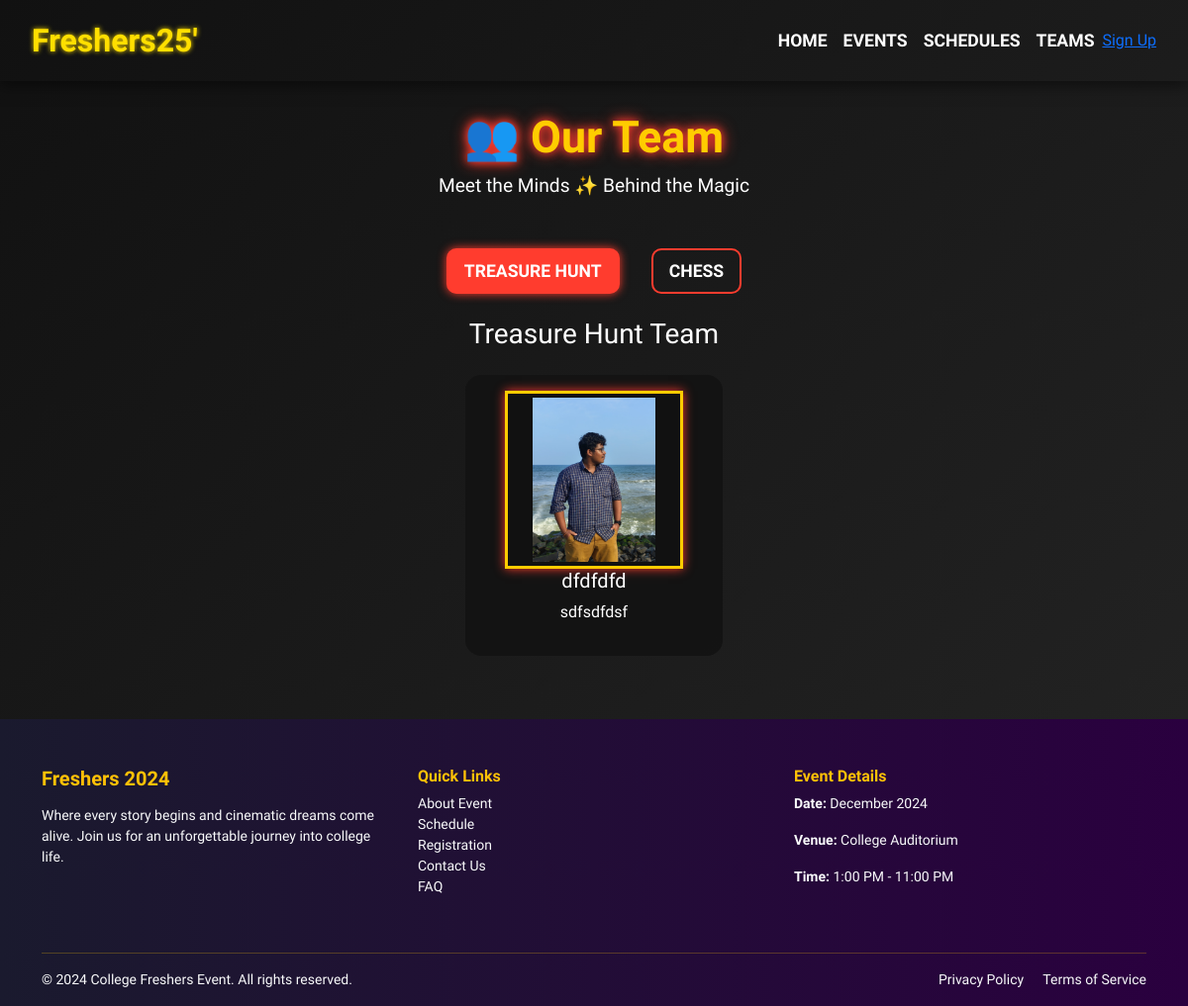
Page /teams/ on the earlier database version.
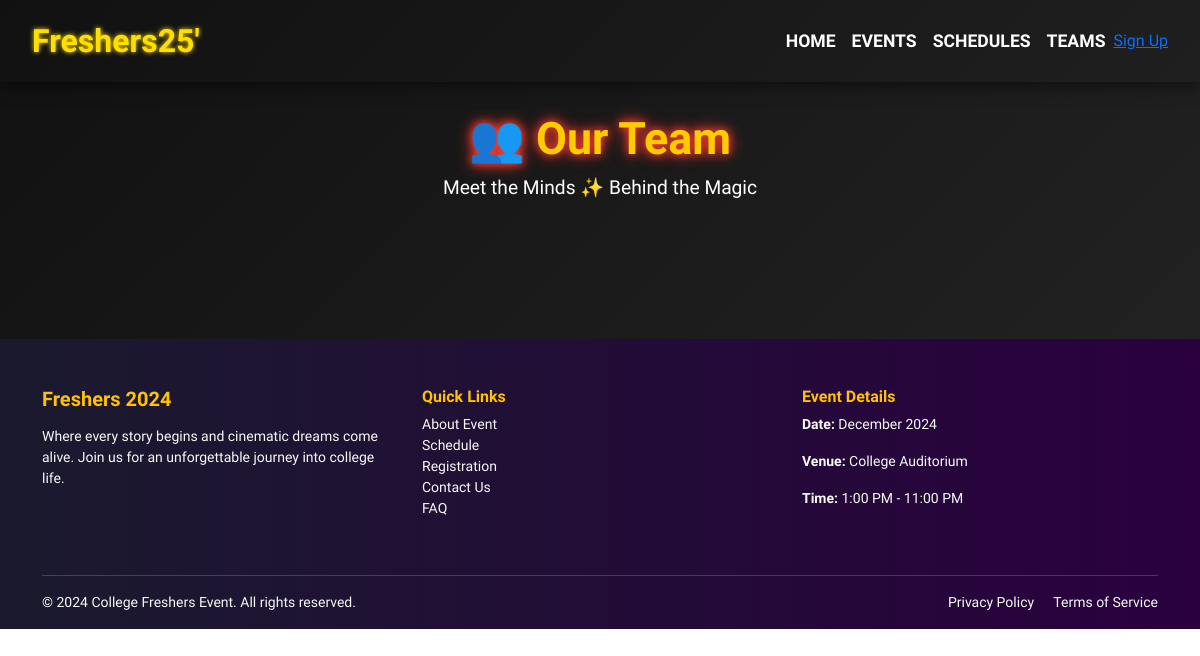
Same page on the later database version.
### freshersapp/models.py (models this page shows, shortened)
class Event(models.Model):
    title = models.CharField(max_length=255)
    club = models.CharField(max_length=100, null=True, blank=True)
    description = models.TextField()
    date = models.DateField()
    time = models.TimeField()
    venue = models.CharField(max_length=255)
    prize = models.IntegerField()
    capacity = models.IntegerField()
    status = models.CharField(choices=[('LIVE', 'Live'), ('UPCOMING', 'Upcoming')])
    event_type = models.CharField(choices=[('club', 'Club Event'), ('non_club', 'Non Club Event')])
    participants = models.PositiveIntegerField(default=0)
    participants_list = models.ManyToManyField(
        settings.AUTH_USER_MODEL, through='EventRegistration', related_name='events_joined'
    )

class Team(models.Model):
    event = models.ForeignKey(Event, on_delete=models.CASCADE, related_name='teams')
    team_name = models.CharField(max_length=100)
    head_name = models.CharField(max_length=100)
    head_photo = models.ImageField(upload_to='team_heads/')
    head_linkedin = models.URLField(blank=True, null=True)
    head_designation = models.CharField(max_length=100, blank=True)
    category = models.CharField(max_length=100, default="general")

### freshersapp/views.py (the view)
# urls.py: path('teams/',teams_view,name='teams'),
def teams_view(request):
    teams = Team.objects.all()
    teams_by_category = {}
    for member in teams:
        category = member.event.title
        if category not in teams_by_category:
            teams_by_category[category] = []
        teams_by_category[category].append(member)
    context = {
        'teams_by_category': teams_by_category,
        'total_members': teams.count(),
        'total_departments': len(teams_by_category),
    }
    return render(request, 'teams.html', context)

### freshers_frontend/templates/teams.html (shortened to what this page needs)
{% extends 'base.html' %}
{% load static %}
{% block content %}
<section id="teams-section">
  <div class="overlay"></div>
  <div class="text-center mt-5">
    <h1 class="hero-title">👥 Our Team</h1>
    <p class="tagline"><span class="highlight-red">Meet the Minds</span> ✨ <span class="highlight-yellow">Behind the Magic</span></p>
  </div>
  <div class="container mt-5">
    <ul class="nav nav-pills justify-content-center team-tabs mb-4" role="tablist">
      {% for category in teams_by_category.keys %}
        <li class="nav-item">
          <button class="nav-link {% if forloop.first %}active{% endif %}" data-bs-toggle="pill" data-bs-target="#{{ category|slugify }}">
            {{ category|capfirst }}
          </button>
        </li>
      {% endfor %}
    </ul>
    <div class="tab-content">
      {% for category, members in teams_by_category.items %}
      <div class="tab-pane fade {% if forloop.first %}show active{% endif %}" id="{{ category|slugify }}">
        <div class="text-center mb-4">
          <h3 class="team-title">{{ category|capfirst }} Team</h3>
        </div>
        <div class="row justify-content-center g-4">
          {% for member in members %}
              <div class="col-md-3 col-sm-6">
                <div class="team-card text-center h-100">
                  {% if member.head_photo %}
                <img src="{{ member.head_photo.url }}" class="team-avatar mx-auto d-block" alt="{{ member.head_name }}">
                {% else %}
                <img src="{% static 'images/placeholder-avatar.png' %}" class="team-avatar mx-auto d-block" alt="No photo">
                {% endif %}
                  <div class="team-meta">
                    <h5 class="member-name">{{ member.head_name }}</h5>
                    <p class="member-role">{{ member.head_designation }}</p>
                  </div>
                </div>
              </div>
          {% endfor %}
        </div>
      </div>
      {% endfor %}
    </div>
  </div>
</section>
{% endblock %}

### freshers_frontend/templates/base.html (shortened to what this page needs)
{% load static %}
<!DOCTYPE html>
<html lang="en">
<head>
    <link href="https://cdn.jsdelivr.net/npm/bootstrap@5.3.6/dist/css/bootstrap.min.css" rel="stylesheet">
    <link rel="stylesheet" href="{% static 'css/styles.css' %}">
</head>
<body {% block body_attr %}{% endblock %} >
    {% include 'navbar.html' %}
    {% block content %}{% endblock %}
    {% include 'footer.html' %}
</body>
</html>

### freshers_frontend/templates/navbar.html (shortened to what this page needs)
{% load static %}
<link rel="stylesheet" href='{% static "css/nav.css" %}'>
<nav class="custom-navbar">
    <div class="nav-container">
        <a class="nav-brand" href="#">Freshers25'</a>
        <div class="nav-links-wrapper collapse" id="Nav">
            <ul class="nav-links">
                <li class="nav-item">
                    <a class="nav-link" href="{% url 'home' %}">HOME</a>
                </li>
                <li class="nav-item">
                    <a class="nav-link" href="{% url 'events' %}">EVENTS</a>
                </li>
                <li class="nav-item">
                    <a class="nav-link" href="{% url 'schedule' %}">SCHEDULES</a>
                </li>
                <li class="nav-item">
                    <a class="nav-link" href="{% url 'teams' %}">TEAMS</a>
                </li>
                    {% if user.is_authenticated %}
                        <a href="{% url 'profile' %}">
                            <img src="{{ user.profile_picture_url }}" alt="Profile Picture" class="profile-pic">
                        </a>
                    {% else %}
                        <a href="{% url 'signup' %}">Sign Up</a>
                    {% endif %}
            </ul>
        </div>
    </div>
</nav>

### freshers_frontend/templates/footer.html (shortened to what this page needs)
<footer class="footer text-light pt-5 pb-3">
  <div class="container">
    <div class="row">
      <div class="col-md-4 mb-4">
        <h5 class="fw-bold text-warning">Freshers 2024</h5>
        <p>Where every story begins and cinematic dreams come alive.
           Join us for an unforgettable journey into college life.</p>
        <div class="social-icons">
        </div>
      </div>
      <div class="col-md-4 mb-4">
        <h6 class="fw-bold text-warning">Quick Links</h6>
        <ul class="list-unstyled">
          <li><a href="#" class="text-decoration-none text-light">About Event</a></li>
          <li><a href="#" class="text-decoration-none text-light">Schedule</a></li>
          <li><a href="#" class="text-decoration-none text-light">Registration</a></li>
          <li><a href="#" class="text-decoration-none text-light">Contact Us</a></li>
          <li><a href="#" class="text-decoration-none text-light">FAQ</a></li>
        </ul>
      </div>
      <div class="col-md-4 mb-4">
        <h6 class="fw-bold text-warning">Event Details</h6>
        <p><strong>Date:</strong> December 2024</p>
        <p><strong>Venue:</strong> College Auditorium</p>
        <p><strong>Time:</strong> 1:00 PM - 11:00 PM</p>
      </div>
    </div>
    <hr class="border-warning">
    <div class="row">
      <div class="col-md-6 text-center text-md-start">
        <p class="mb-0">&copy; 2024 College Freshers Event. All rights reserved.</p>
      </div>
      <div class="col-md-6 text-center text-md-end">
        <a href="#" class="text-decoration-none text-light me-3">Privacy Policy</a>
        <a href="#" class="text-decoration-none text-light">Terms of Service</a>
      </div>
    </div>
  </div>
</footer>

### freshers_frontend/static/css/styles.css (style rules this page uses)
:root { --nav-h: 56px; }
body { font-family: 'Rajdhani', sans-serif; padding: 0 !important; color: #ffffffe0; margin: 0 !important; }
.footer { background: linear-gradient(to right, #1a1a2e, #2a003f); color: #fff; padding: 40px 20px 20px; font-size: 14px; }
.footer h5 { font-weight: bold; color: #ffb400; margin-bottom: 15px; }
.footer a { color: #ccc; text-decoration: none; transition: color 0.3s ease-in-out; }

### freshers_frontend/static/css/nav.css (style rules this page uses)
:root { --color-primary-gold: #ffdf00; --color-secondary-red: #ff0055; --color-dark-bg: #1a1a1a; --color-text-light: #fff; --color-text-dark: #000; }
.custom-navbar { position: fixed; top: 0; left: 0; width: 100%; z-index: 1000; background-color: var(--color-dark-bg) 0.3; box-shadow: 0 4px 15px rgba(0, 0, 0, 0.5); padding: 0rem 2rem; }
.nav-container { display: flex; justify-content: space-between; align-items: center; width: 100%; max-width: 1200px; margin: 0 auto; }
.nav-brand { font-size: 2rem; font-weight: 900; color: var(--color-primary-gold); text-shadow: 0 0 5px var(--color-primary-gold); text-decoration: none; transition: transform 0.3s ease; }
.nav-links-wrapper { display: none; position: absolute; top: 100%; left: 0; width: 100%; padding: 1rem 0; background-color: var(--color-dark-bg); box-shadow: 0 4px 15px rgba(0, 0, 0, 0.5); transition: all 0.3s ease-in-out; }
.nav-links { list-style: none; padding: 0; margin: 0; display: flex; flex-direction: column; align-items: center; }
.nav-item { margin: 0.5rem 0; }
.nav-link { font-size: 1.1rem; font-weight: 700; color: var(--color-text-light); text-transform: uppercase; text-decoration: none; transition: all 0.3s ease; padding: 0.75rem 0; display: block; }
@media (min-width: 992px) { .nav-links-wrapper { display: block !important; position: static; background: none; box-shadow: none; width: auto; } }
@media (min-width: 992px) { .nav-links { flex-direction: row; align-items: center; margin-left: auto; } }
@media (min-width: 992px) { .nav-item { margin: 0 0.5rem; } }
@media (min-width: 992px) { .nav-link { padding: 0.75rem 0; } }

### freshers_frontend/templates/teams.html (style rules this page uses)
#teams-section { position: relative; padding: 4rem 2rem; background: linear-gradient(135deg, #111, #222); color: #fff; overflow: hidden; }
#teams-section .overlay { position: absolute; inset: 0; animation: shimmer 6s infinite linear; z-index: 0; }
#teams-section .container, #teams-section .text-center { position: relative; z-index: 2; }
.hero-title { font-size: 2.8rem; font-weight: 800; color: #ffcc00; text-shadow: 0 0 8px #ff3c2e, 0 0 16px #ff3c2e; }
.tagline { font-size: 1.2rem; margin-top: 0.5rem; }

Differences in the rows shown:
removed Event: keys "TREASURE HUNT"
removed Event: keys "CHESS"
removed Team: title "Treasure Hunt", head_photo (picture), head_name "dfdfdfd", head_designation "sdfsdfdsf"
